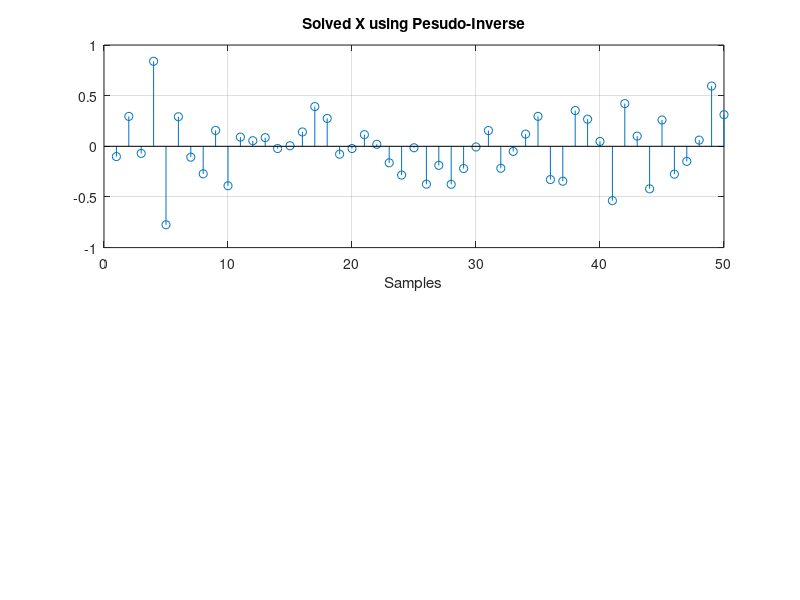

The MATLAB script that drew this image: (Note: this script raises an error after producing the figure.)
%% Load File
clc;
A = rand(60,50);
b = rand(60,1);
%% Solve the system equation B = Ax + b
% B is the mean of b
B = mean(b)*ones(length(b),1);
%Normal Way of solving
x = pinv(A)*(B-b);
subplot(211)
stem(x);xlabel('Samples');grid on
title('Solved X using Pesudo-Inverse');

%Using SVD
[U,S,V,err] = svdsketch(A, 1e-7);
%[U,S,V] = svd(A);

%Extract the diagnal element of the S matrix
S_q = diag(S);
S_qinv = diag(S_q.^(-1)); %inverse S
S_qinv1 = [S_qinv; 
    zeros(length(S(:,1))-length(S_q),length(S_q))]';

invA = V*S_qinv1*U';%Pseudo inverse using SVD
x_SVD = invA*(B-b);
subplot(212)
stem(x_SVD);xlabel('Samples');grid on
title('Solved X using SVD with low-rank approximation');
condA = cond(U*S*V');
formatSpec = 'Condition Number of a = %1.0f';
fprintf(formatSpec, condA)